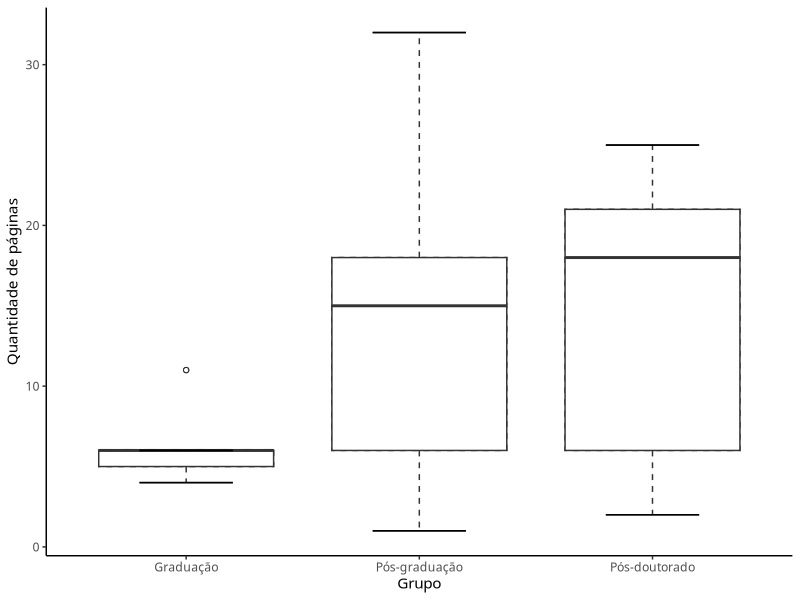

Recreate this plot in R. (Note: this script raises an error after producing the figure.)
## ---- chunk 1
knitr::opts_chunk$set(fig.width = 5, fig.height = 5, cache = TRUE)
library(tidyverse)
## ---- chunk 2
Páginas <- c(4, 5, 6, 6, 11, 1, 4, 6, 13, 15, 15, 18, 19,
             32, 2, 4, 6, 13, 18, 18, 21, 21, 25)
Grupo <- c(rep("Graduação", 5), rep("Pós-graduação", 9), rep("Pós-doutorado", 9))

dados <- as.data.frame(Páginas)
dados$Grupo <- factor(Grupo, levels = c("Graduação", "Pós-graduação", "Pós-doutorado"))

g1 <- ggplot(dados, aes(x = Grupo, y = Páginas)) +
  geom_boxplot(linetype = "dashed", outlier.shape = 1) +
  stat_boxplot(aes(ymin = ..lower.., ymax = ..upper..), outlier.shape = 1) +
  stat_boxplot(geom = "errorbar", aes(ymin = ..ymax..), width = 0.4) +
  stat_boxplot(geom = "errorbar", aes(ymax = ..ymin..), width = 0.4) +
  labs(y = "Quantidade de páginas") +
  theme_classic() +
  theme(text = element_text(family = "Nunito"))

ggsave(plot = g1, "g1.png", width = 3.4, height = 2.8, dpi = 400)
## ---- chunk 3
knitr::include_graphics("g2.png")
## ---- chunk 4
knitr::include_graphics("g3.png")
## ---- chunk 5
knitr::include_graphics("g4.png")
## ---- chunk 6
knitr::include_graphics("g5.png")
## ---- chunk 7
df <- c(24, 24, 25, 25, 27, 30, 32, 32, 35, 43)
df <- as.data.frame(df)

g6 <- ggplot(df, aes(x = "", y = df)) +
  geom_errorbar(stat = "boxplot", width = 0.3) +
  geom_boxplot(outlier.shape = 1, width = 0.6) +
  scale_y_continuous(breaks = seq(24, 44, by = 2)) +
  labs(y = "Idade (anos)", x = NULL) +
  theme_classic() +
  theme(text = element_text(family = "Nunito"),
        axis.ticks.x = element_blank(),
        panel.grid.major.y = element_line(color = "grey90"))

ggsave(plot = g6, "g6.png", width = 2, height = 2.8, dpi = 400)

knitr::include_graphics("g6.png")
## ---- chunk 8
knitr::include_graphics("g7.png")
## ---- chunk 9
knitr::include_graphics("g6.png")
## ---- chunk 10
g8 <- ggplot(df, aes(x = "", y = df)) +
  geom_errorbar(stat = "boxplot", width = 0.3) +
  geom_boxplot(outlier.shape = 1, width = 0.6) +
  scale_y_continuous(breaks = seq(24, 44, by = 2)) +
  labs(y = "Idade (anos)", x = NULL) +
  coord_flip() +
  theme_classic() +
  theme(text = element_text(family = "Nunito"),
        axis.ticks.y = element_blank(),
        panel.grid.major.x = element_line(color = "grey90"))

ggsave(plot = g8, "g8.png", height = 2, width = 2.8, dpi = 400)

knitr::include_graphics("g8.png")
## ---- chunk 11
knitr::include_graphics("g1.png")
## ---- chunk 12
knitr::include_graphics("g9.png")
## ---- chunk 13
knitr::include_graphics("g10.png")
## ---- chunk 14
knitr::include_graphics("g1.png")
## ---- chunk 15
g11 <- ggplot(dados, aes(x = Grupo, y = Páginas)) +
  geom_errorbar(stat = "boxplot", width = 0.3) +
  geom_boxplot(outlier.shape = 1, fill = "grey95") +
  labs(y = "Quantidade de páginas") +
  theme_classic()

ggsave(plot = g11, "g11.png", height = 2.5, width = 3.4, dpi = 400)
## ---- chunk 16
knitr::include_graphics("g11.png")
